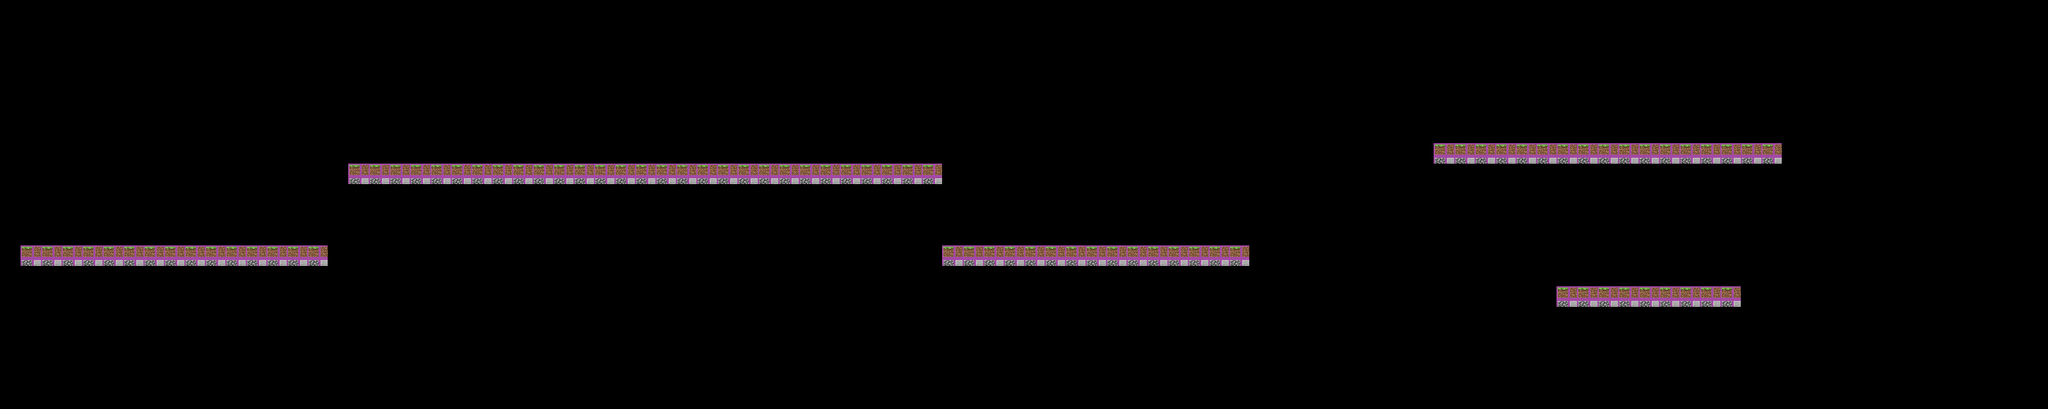

The image is a tile-based game level rendered from a .tmx file. Its description and source (layers, tilesets, objects; grid data summarised) follow:
An orthogonal 100x20 tile map with 32x32 px tiles, 1 tile layer (Tile Layer 1).

<map version="1.9" tiledversion="1.9.2" orientation="orthogonal" renderorder="right-down" width="100" height="20" tilewidth="32" tileheight="32" infinite="0" nextlayerid="2" nextobjectid="1">
 <tileset firstgid="1" source="Minecraft.tsx" />
 <layer id="1" name="Tile Layer 1" width="100" height="20">
  <data>[2000 cells, 85 non-empty, 1 distinct tile ids]</data>
 </layer>
</map>
